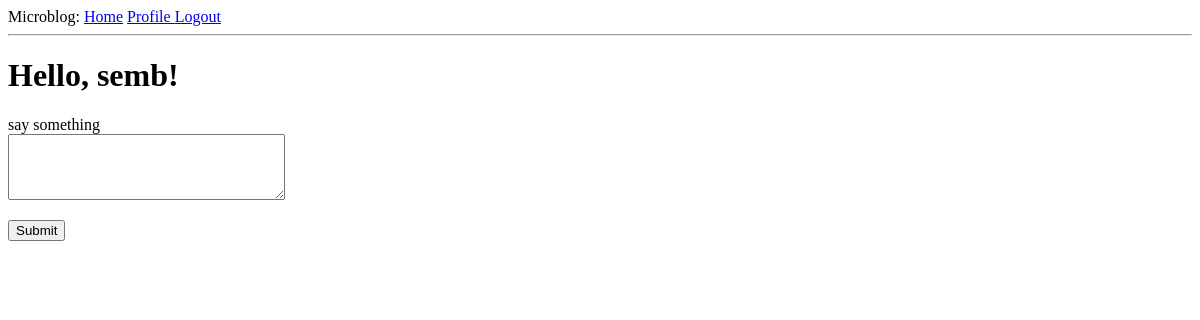
Before: /index (signed in) with the older database file.
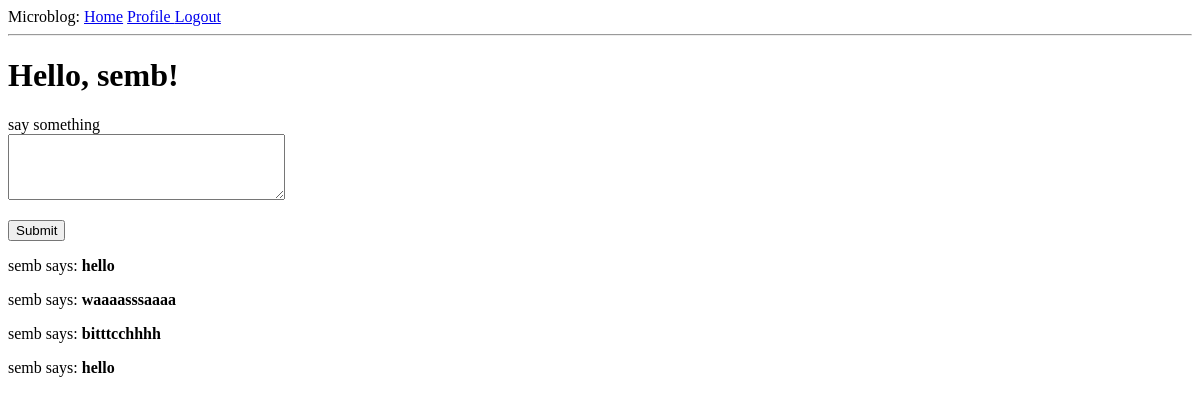
After: the same page with the newer database file.
### app/models.py (models this page shows, shortened)
class Post(db.Model):
    id : so.Mapped[int] = so.mapped_column(primary_key=True)
    body : so.Mapped[str] = so.mapped_column(sa.String(140))
    timestamp : so.Mapped[datetime] = so.mapped_column(index=True, default=lambda: datetime.now(timezone.utc) )
    user_id : so.Mapped[int] = so.mapped_column(sa.ForeignKey(User.id), index=True)
    author: so.Mapped[User] = so.relationship(back_populates='posts')

class User(db.Model, UserMixin):
    id: so.Mapped[int] = so.mapped_column(primary_key=True)
    username:so.Mapped[str]  = so.mapped_column(sa.String(64), index=True, unique=True)
    email:so.Mapped[str]  = so.mapped_column( sa.String(120), index=True, unique=True)
    password_hash:so.Mapped[Optional[str]]  = so.mapped_column(sa.String(256))
    about_me: so.Mapped[Optional[str]] = so.mapped_column(sa.String(140))
    last_seen: so.Mapped[Optional[datetime]] = so.mapped_column(
        default=lambda: datetime.now(timezone.utc)
    )
    posts: so.WriteOnlyMapped['Post'] = so.relationship( back_populates = 'author')
    following: so.WriteOnlyMapped['User'] = so.relationship(
        secondary = followers,
        primaryjoin = (followers.c.follower_id == id),
        secondaryjoin=(followers.c.followed_id == id),
        back_populates='followers'
    )
    followers: so.WriteOnlyMapped['User'] = so.relationship(
        secondary = followers,
        primaryjoin = (followers.c.followed_id == id),
        secondaryjoin = (followers.c.follower_id == id),
        back_populates = 'following'
    )
    def following_posts(self):
        Author = so.aliased(User)
        Follower = so.aliased(User)
        query = (
            sa.select(Post)
            .join(Post.author.of_type(Author))
            .join(
                Author.followers.of_type(Follower),
                isouter=True
                )
            .where(
                sa.or_(
                    Follower.id == self.id,
                    Author.id == self.id
                    )
                )
            .group_by(Post) #type: ignore
            .order_by(Post.timestamp.desc())
        )
        return query

### app/routes.py (the view, shortened to what this page needs)
@app.route('/', methods=['GET','POST'])
@app.route('/index', methods=['GET','POST'])
@login_required
def index():
    form = PostForm()
    posts = db.session.scalars(current_user.following_posts()).all()
    return render_template( 'index.html', title='Home Page', posts=posts, form=form )

### app/forms.py
class  PostForm(FlaskForm):
    post = TextAreaField(
        'say something',
        validators=[ validators.DataRequired(), validators.Length(min=1, max=140) ]
    )
    submit = SubmitField('Submit')

### app/routes.py (called while the page is built)
@login_manager.user_loader
def load_user(id):
    return db.session.get(User, int(id))

@app.before_request
def before_request():
    if current_user.is_authenticated:
        current_user.last_seen = datetime.now(timezone.utc)
        db.session.commit()

### app/templates/index.html (shortened to what this page needs)
{% extends "base.html" %}
{% block content %}
  <h1>Hello, {{ current_user.username }}!</h1>
  <form action="" method="post">
    <p>
      {{ form.post.label }} <br>
      {{ form.post(cols=32, rows=4) }}<br>
    </p>
    <p> {{ form.submit() }} </p>
  </form>
  {% for post in posts %}
    <div>
      <p>{{ post.author.username }} says: <b>{{ post.body }}</b></p>
    </div>
  {% endfor %}
{% endblock %}

Changed rows visible on the page:
added Post: author.username "semb", body "hello"
added Post: author.username "semb", body "waaaasssaaaa"
added Post: author.username "semb", body "bitttcchhhh"
added Post: author.username "semb", body "hello"
